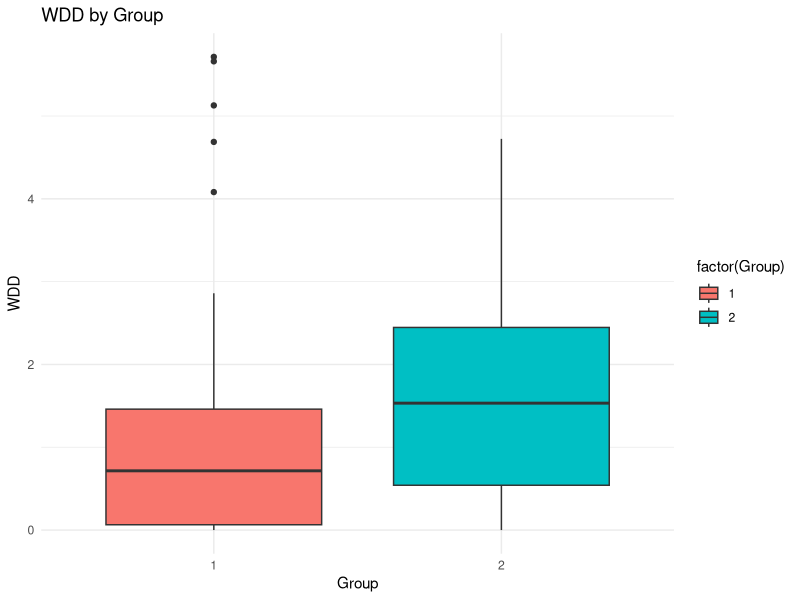
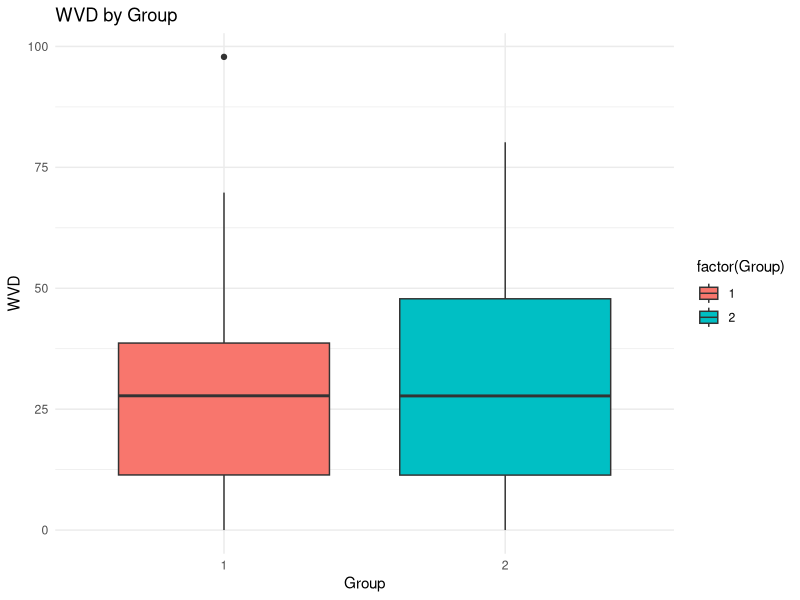
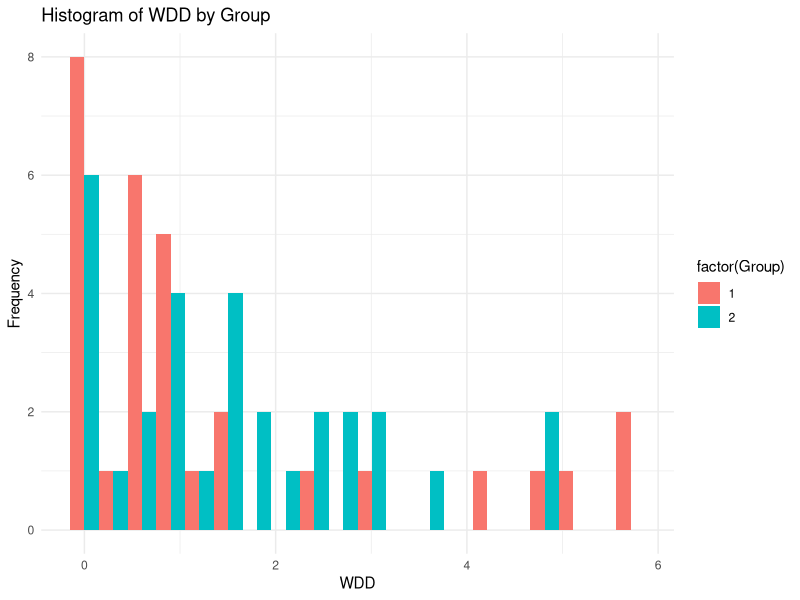
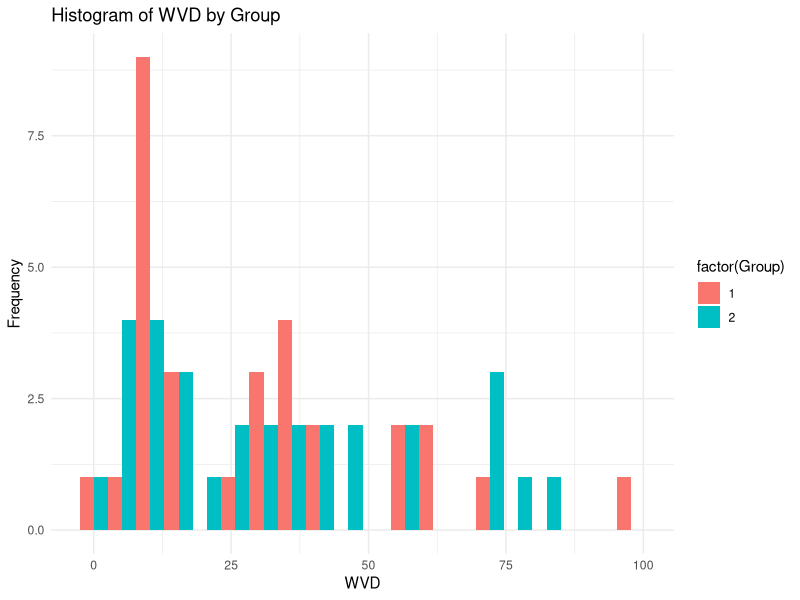

Write the R code that produced these figures, in order.
## ---- chunk 1
knitr::opts_chunk$set(echo = TRUE,comment="")
## ---- chunk 2
df=read.csv("data/WDD_WVD.csv")
head(df)
## ---- chunk 3
df$Group <- ifelse(df$Model %in% c("Anthropic_Claude", "ChatGPT", "Gemini"), 1, 2)

# Normality tests
shapiro.test(df$WDD[df$Group == 1])
shapiro.test(df$WDD[df$Group == 2])
shapiro.test(df$WVD[df$Group == 1])
shapiro.test(df$WVD[df$Group == 2])

## ---- chunk 4
t.test(WDD ~ Group, data = df, var.equal = FALSE)
t.test(WVD ~ Group, data = df, var.equal = FALSE)
wilcox.test(WDD ~ Group, data = df)
wilcox.test(WVD ~ Group, data = df)
## ---- chunk 5
library(ggplot2)
# WDD Boxplot
ggplot(df, aes(x = factor(Group), y = WDD, fill = factor(Group))) +
  geom_boxplot() +
  labs(title = "WDD by Group", x = "Group", y = "WDD") +
  theme_minimal()

# WVD Boxplot
ggplot(df, aes(x = factor(Group), y = WVD, fill = factor(Group))) +
  geom_boxplot() +
  labs(title = "WVD by Group", x = "Group", y = "WVD") +
  theme_minimal()

# Histograms for WDD and WVD by group
ggplot(df, aes(x = WDD, fill = factor(Group))) +
  geom_histogram(position = "dodge", bins = 20) +
  labs(title = "Histogram of WDD by Group", x = "WDD", y = "Frequency") +
  theme_minimal()

ggplot(df, aes(x = WVD, fill = factor(Group))) +
  geom_histogram(position = "dodge", bins = 20) +
  labs(title = "Histogram of WVD by Group", x = "WVD", y = "Frequency") +
  theme_minimal()
